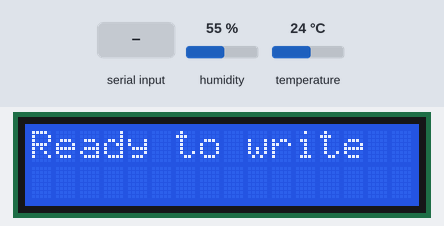
Simulated run of this sketch. Board: ESP32. Parts: 16×2 character LCD. The test bench sets the inputs (shaded band); at power-on: humidity 55 %, temperature 24 °C. Nothing arrives over Bluetooth unless stated; what the sketch prints to the serial monitor is not drawn.

Above: at 1.2 s.
1.3 s: "1" received over the second serial link
At 2.0 s:
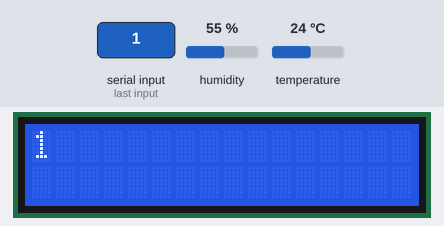
2.8 s: "0" received over the second serial link
At 3.3 s:
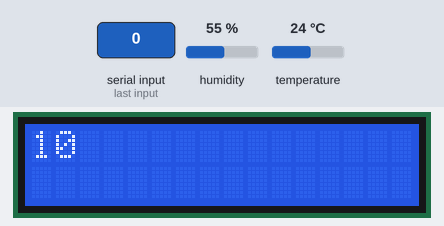
Timing chart, 0 to 5.8 s (numbered marks = the images above; inputs shaded):
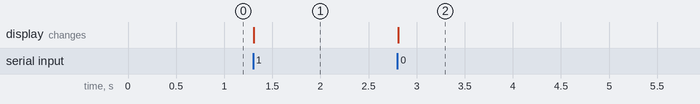

Measured:
- after the input at 1.3 s, the display: changes at once (image 1)
- after the input at 2.8 s, the display: changes at once (image 2)

The sketch:

BLUETOOTH_CLASSIC_LCD_SENSOR.ino
```cpp
#include <BluetoothSerial.h>
#include <LiquidCrystal_I2C.h>
#include <Adafruit_Sensor.h>
#include <Adafruit_BME280.h>

//create object for each library class
BluetoothSerial bt;
LiquidCrystal_I2C lcd(0x26,16,2);
Adafruit_BME280 bme;

//create counter for setting lcd and sensor
int lazy_counter = 0;
int row = 0;
int col = 0;

const byte max_col = 15;
const byte max_row = 1;

void setup() {
  // put your setup code here, to run once:
  Serial.begin(115200);
  bt.begin("ESP32");
  Serial.println("Device started..now pair with bluetooth");

  bme.begin(0x77);
  lcd.init();
  lcd.backlight();
  lcd.setCursor(0,0);
  lcd.print("Ready to write");
  delay(20);

}

void loop() {
  // put your main code here, to run repeatedly:
  if(bt.available())
  {
    if(col == 0 && row == 0)
      reset_lcd();

     lcd.setCursor(col,row);
     int ascii = bt.read();
     lcd.print(char(ascii));
     col++;

     if(col > max_col)
      {
        col = 0;
        row++;
      }

      if(row > max_row)
         reset_lcd();

      if(ascii == 126)
        reset_lcd();

  }
  if(lazy_counter == 200)
  {
    sensor_value();
    lazy_counter = 0;
  }
  lazy_counter++;
  delay(50);
}

void reset_lcd()
{
  col = 0;
  row = 0;
  lcd.clear();
}

void sensor_value()
{
  const uint8_t temparr[]="Temperature: ";
  const uint8_t humarr[] = "Humidity: ";

  char temp[5];
  char hum[5];

  //convert float value in to array of characters to write one byte each into bt port
  dtostrf(bme.readTemperature(),4,2,temp);
  dtostrf(bme.readHumidity(),4,2,hum);

  bt.write(10); //new line
  bt.write(temparr,sizeof(temparr));
  for(int i = 0 ; i < sizeof(temp) ; i++)
      bt.write(temp[i]);

  bt.write(10);
  bt.write(humarr,sizeof(humarr));
  for(int i = 0;i < sizeof(hum);i++)
      bt.write(hum[i]);

  bt.write(10);

}
```
